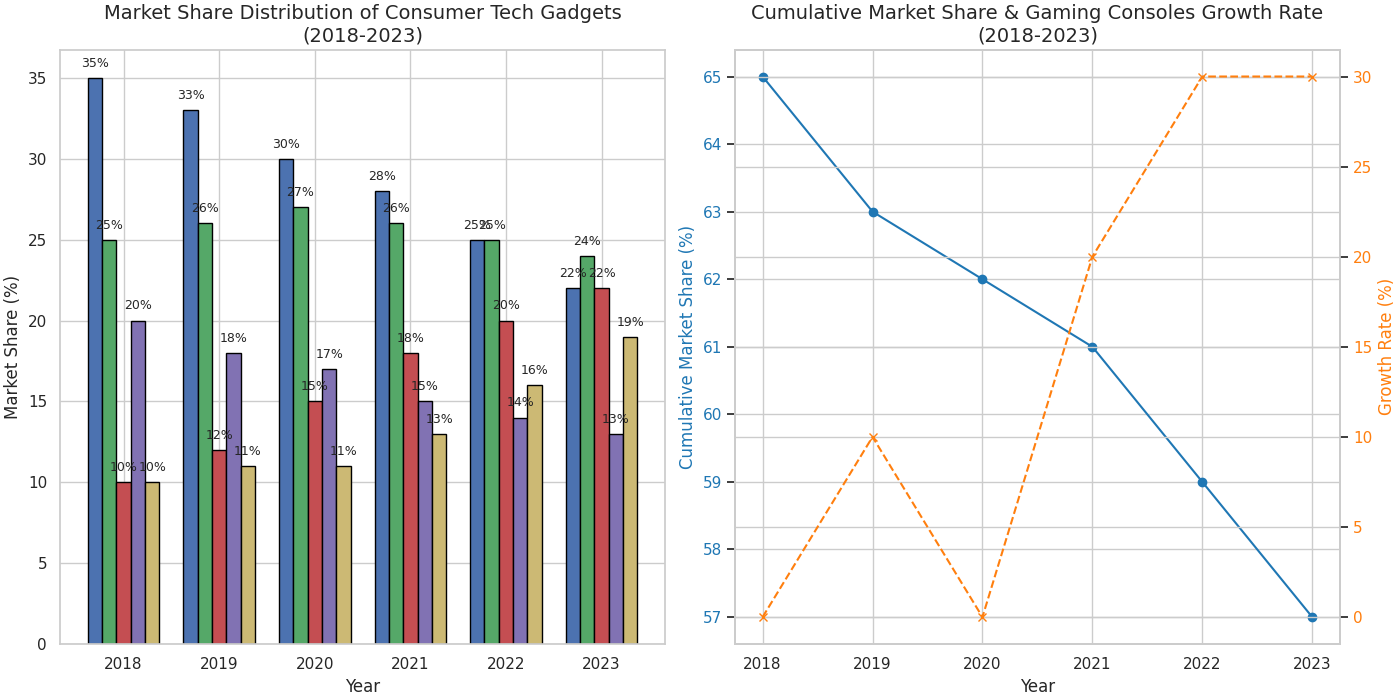

Recreate this plot in Python.
import matplotlib.pyplot as plt
import numpy as np

gadgets = ['Smartphones', 'Laptops', 'Smartwatches', 'Tablets', 'Gaming Consoles']
years = ['2018', '2019', '2020', '2021', '2022', '2023']

data = np.array([
    [35, 33, 30, 28, 25, 22],
    [25, 26, 27, 26, 25, 24],
    [10, 12, 15, 18, 20, 22],
    [20, 18, 17, 15, 14, 13],
    [10, 11, 11, 13, 16, 19],
])

smart_devices = data[0] + data[2] + data[3]
gaming_growth_rate = np.diff(data[4], prepend=data[4][0]) / data[4][0] * 100

fig, (ax1, ax2) = plt.subplots(1, 2, figsize=(14, 7), constrained_layout=True)

bar_width = 0.15
x_positions = np.arange(len(years))
colors = ['#4c72b0', '#55a868', '#c44e52', '#8172b3', '#ccb974']

for i, color in enumerate(colors):
    ax1.bar(x_positions + i * bar_width, data[i], width=bar_width, color=color, edgecolor='black')

ax1.set_title('Market Share Distribution of Consumer Tech Gadgets\n(2018-2023)', fontsize=14)
ax1.set_xlabel('Year')
ax1.set_ylabel('Market Share (%)')
ax1.set_xticks(x_positions + bar_width * 2)
ax1.set_xticklabels(years)

for i in range(len(years)):
    for j in range(len(gadgets)):
        ax1.text(x_positions[i] + j * bar_width, data[j, i] + 0.5, f"{data[j, i]}%", ha='center', va='bottom', fontsize=9)

ax2.plot(years, smart_devices, marker='o', color='#1f77b4')
ax2.set_title('Cumulative Market Share & Gaming Consoles Growth Rate\n(2018-2023)', fontsize=14)
ax2.set_xlabel('Year')
ax2.set_ylabel('Cumulative Market Share (%)', color='#1f77b4')
ax2.tick_params(axis='y', labelcolor='#1f77b4')

ax3 = ax2.twinx()
ax3.plot(years, gaming_growth_rate, marker='x', color='#ff7f0e', linestyle='--')
ax3.set_ylabel('Growth Rate (%)', color='#ff7f0e')
ax3.tick_params(axis='y', labelcolor='#ff7f0e')

plt.show()
